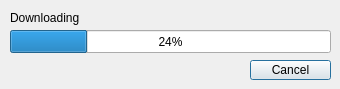
<?xml version="1.0" encoding="UTF-8"?>
<ui version="4.0">
 <class>NatusferaQGIS3DialogDownloading</class>
 <widget class="QDialog" name="NatusferaQGIS3DialogDownloading">
  <property name="geometry">
   <rect>
    <x>0</x>
    <y>0</y>
    <width>340</width>
    <height>89</height>
   </rect>
  </property>
  <property name="minimumSize">
   <size>
    <width>340</width>
    <height>89</height>
   </size>
  </property>
  <property name="maximumSize">
   <size>
    <width>340</width>
    <height>89</height>
   </size>
  </property>
  <property name="windowTitle">
   <string>Downloading...</string>
  </property>
  <property name="modal">
   <bool>true</bool>
  </property>
  <widget class="QPushButton" name="downloading_cancel_button">
   <property name="geometry">
    <rect>
     <x>250</x>
     <y>60</y>
     <width>81</width>
     <height>20</height>
    </rect>
   </property>
   <property name="text">
    <string>Cancel</string>
   </property>
  </widget>
  <widget class="QLabel" name="downloading_label">
   <property name="geometry">
    <rect>
     <x>10</x>
     <y>10</y>
     <width>321</width>
     <height>16</height>
    </rect>
   </property>
   <property name="text">
    <string>Downloading</string>
   </property>
  </widget>
  <widget class="QProgressBar" name="downloading_progress_bar">
   <property name="geometry">
    <rect>
     <x>10</x>
     <y>30</y>
     <width>321</width>
     <height>23</height>
    </rect>
   </property>
   <property name="value">
    <number>24</number>
   </property>
  </widget>
 </widget>
 <resources/>
 <connections/>
</ui>
